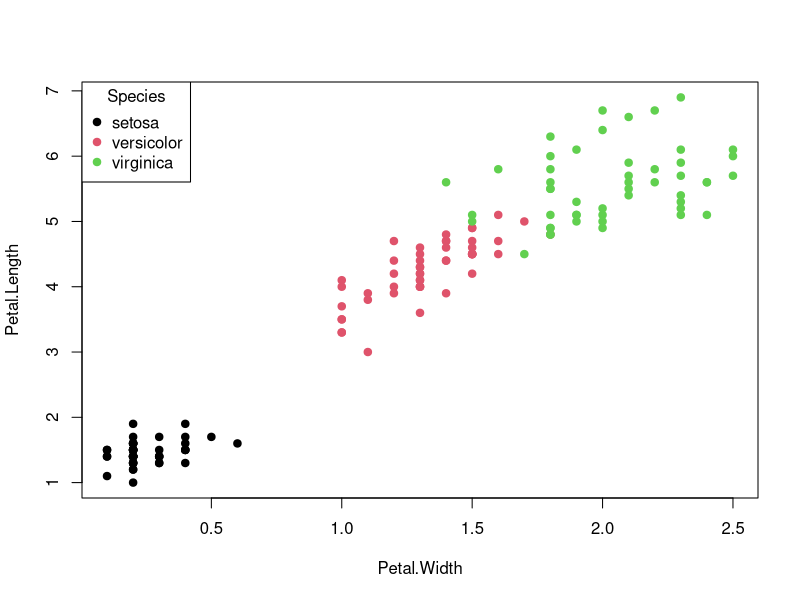
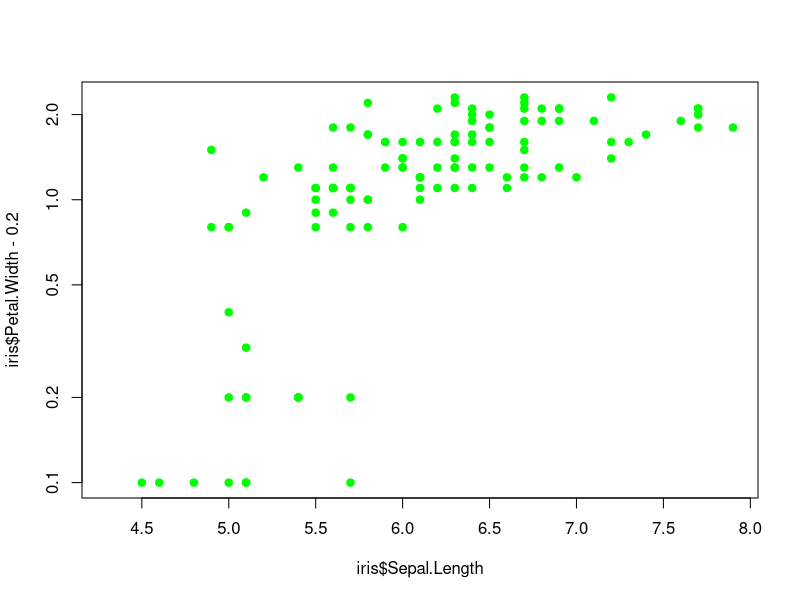
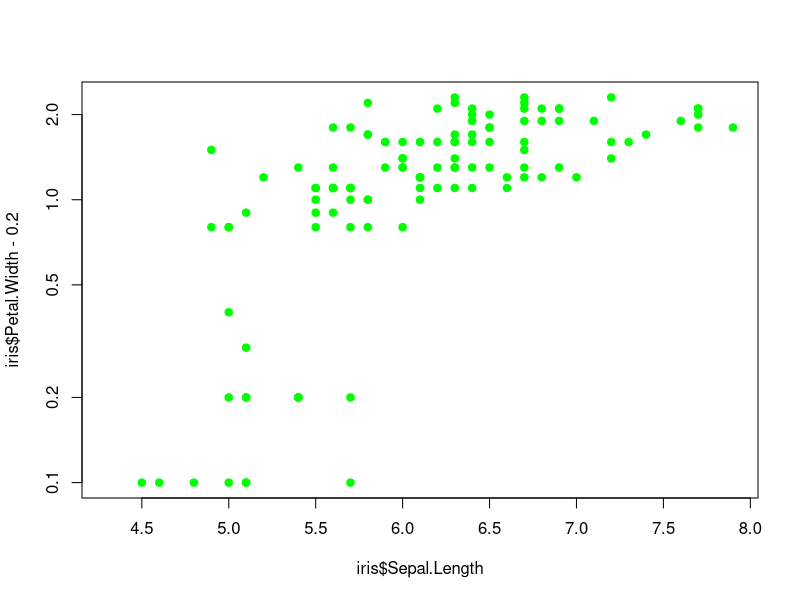
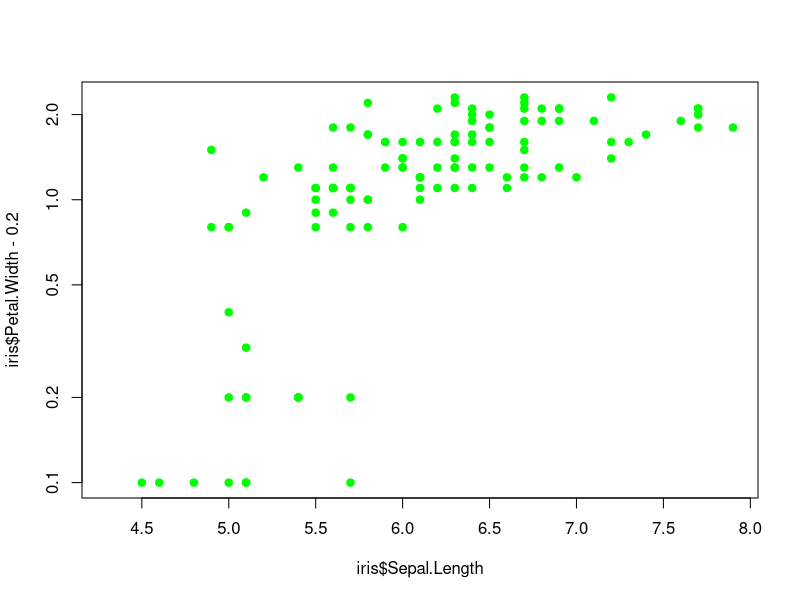

The R script that drew these images, in order:
## ---- chunk 1
#| classes: nolisting
data(iris)

head(iris)

plot(Petal.Length ~ Petal.Width, col = Species, data = iris, pch = 19)

legend(
  x = "topleft",
  legend = levels(iris$Species),
  col = 1:3,
  pch = 19,
  title = "Species"
)
## ---- chunk 2
#| warning: false
# This plot intentionally produces a warning due to log transformation of non-positive values
plot(iris$Sepal.Length, iris$Petal.Width - 0.2, log = "y", col = 'green', pch = 19)
## ---- chunk 3
#| echo: false
# The code will run but not appear in the final document
plot(iris$Sepal.Length, iris$Petal.Width - 0.2, log = "y", col = 'green', pch = 19)
## ---- chunk 4
#| output: false
# The code will run and produce a plot, but the text output will be hidden
plot(iris$Sepal.Length, iris$Petal.Width - 0.2, log = "y", col = 'green', pch = 19)
